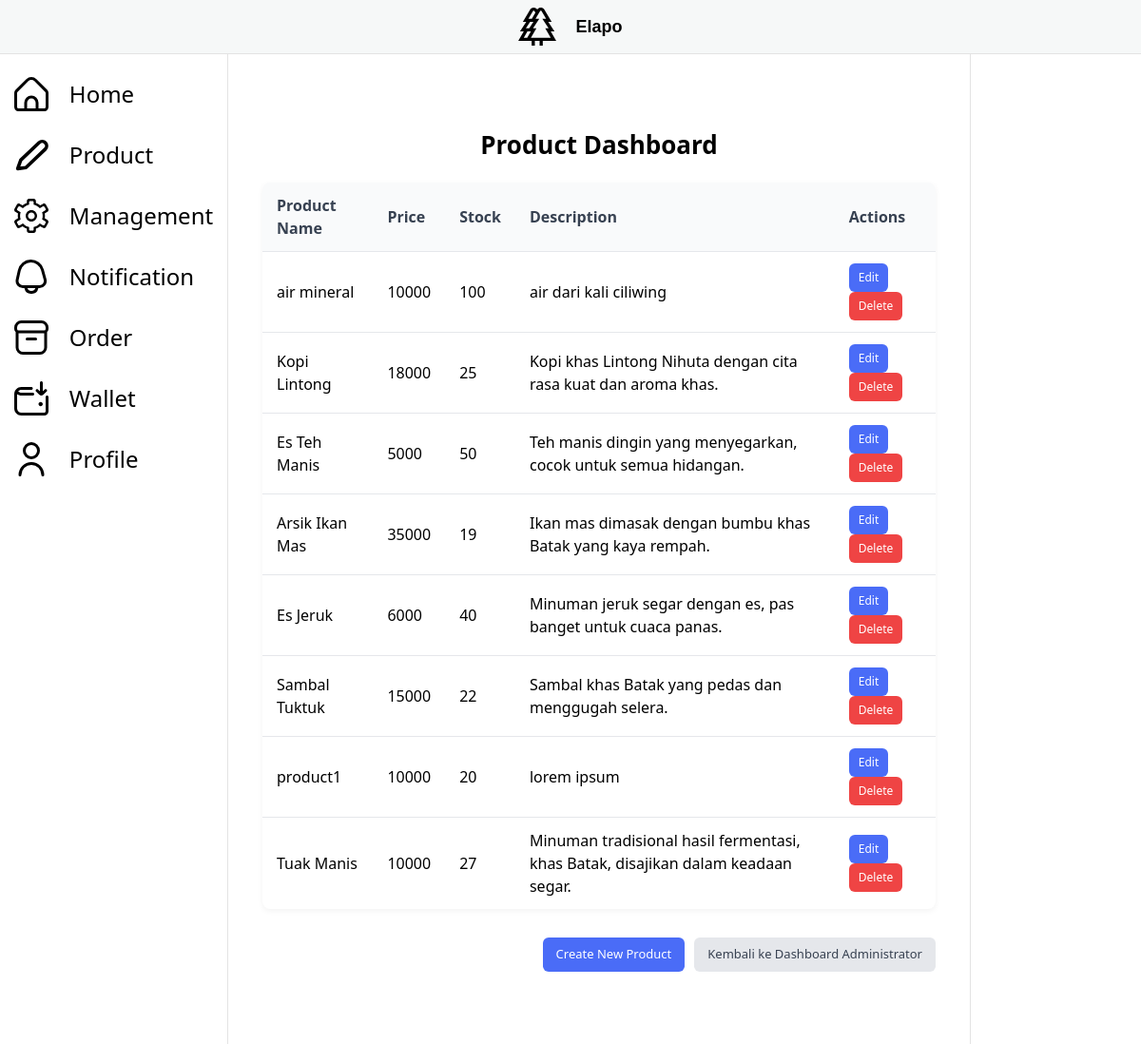
Page /administrator/product_dashboard/ (signed in) on the earlier database version.
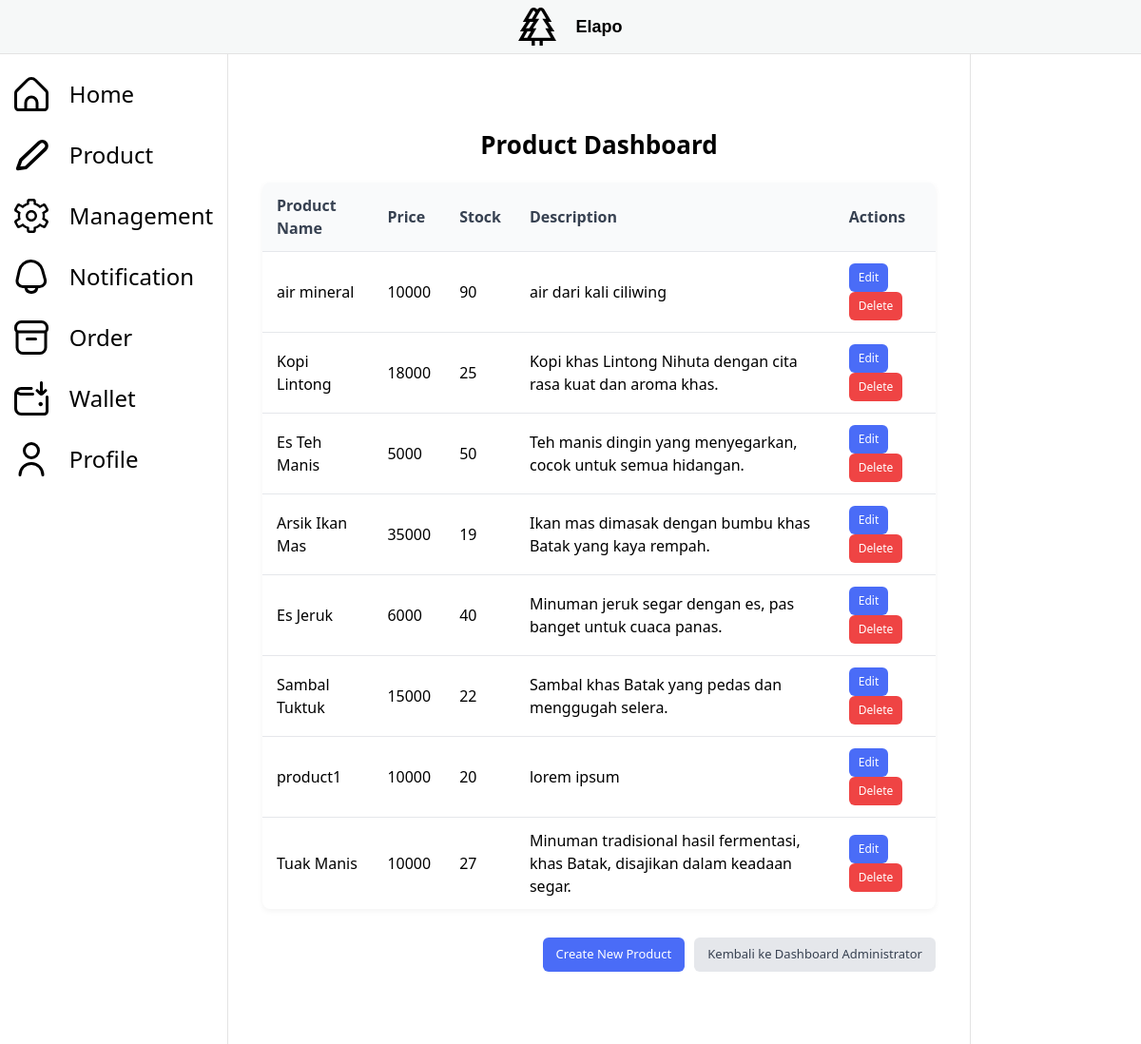
Same page on the later database version.
### product/models.py (models this page shows)
class Product(models.Model):
    class Meta:
        permissions = [
            ("buy_product", "Can buy product")
        ]
    id = models.UUIDField(primary_key=True, default=uuid.uuid4)
    product_name = models.CharField(max_length=69)
    price = models.DecimalField(max_digits=12, decimal_places=0, default=0)
    description = models.CharField(max_length=150)
    stock = models.IntegerField()

### administrator/views.py (the view)
# urls.py: path('product_dashboard/', views.product_dashboard, name='product_dashboard')
@login_required
def product_dashboard(request):
    products = Product.objects.all().order_by('-id')  # Mengurutkan berdasarkan ID atau preferensi lainnya
    return render(request, 'product_dashboard.html', {'products': products, 'is_admin': True})

### administrator/templates/product_dashboard.html (shortened to what this page needs)
{% extends 'main.html' %}
{% block content %}
<div class="product-dashboard">
  <h1>Product Dashboard</h1>
  <div class="card">
    <table class="data-table">
      <thead>
        <tr>
          <th>Product Name</th>
          <th>Price</th>
          <th>Stock</th>
          <th>Description</th>
          <th>Actions</th>
        </tr>
      </thead>
      <tbody>
        {% for product in products %}
        <tr>
          <td>{{ product.product_name }}</td>
          <td>{{ product.price }}</td>
          <td>{{ product.stock }}</td>
          <td>{{ product.description }}</td>
          <td>
            <a href="{% url 'administrator:update_product' product.id %}" class="btn btn-sm btn-primary">Edit</a>
            <form method="post" action="{% url 'administrator:delete_product' product.id %}" style="display:inline;">
              <button type="submit" class="btn btn-sm btn-danger" onclick="return confirm('Yakin ingin menghapus produk ini?')">Delete</button>
            </form>
          </td>
        </tr>
        {% endfor %}
      </tbody>
    </table>
  </div>
  <div class="button-group">
    <a href="{% url 'administrator:create_product' %}" class="btn btn-primary">Create New Product</a>
    <a href="{% url 'administrator:dashboard' %}" class="btn btn-secondary">Kembali ke Dashboard Administrator</a>
  </div>
</div>
{% endblock %}

Differences in the rows shown:
changed Product "air mineral": stock "100" → "90"
